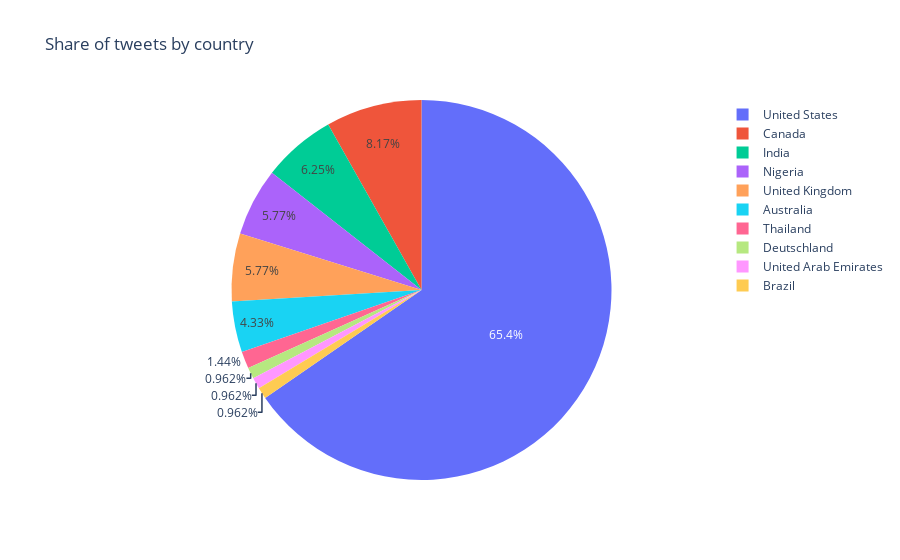

The code cell stored with this chart in its notebook:
### Markdown cell above
# Number of tweets ranked by countries

### Code cell
import plotly.express as px
query = 'SELECT * from tweet t INNER JOIN place p ON t.place_id = p.place_id'
d = pd.read_sql_query(query, conn)

s = d.country.value_counts()
country_df = pd.DataFrame({'country':s.index, 'count':s.values})

fig = px.pie(country_df[:10], values='count', names='country', title='Share of tweets by country')
fig.show()

### Figure 1 — Plotly figure (JSON) as saved in the notebook; plotly's stock layout.template omitted (floating-point values rounded to 4 significant figures)
{"data": [{"domain": {"x": [0, 1], "y": [0, 1]}, "hovertemplate": "country=%{label}<br>count=%{value}<extra></extra>", "labels": ["United States", "Canada", "India", "Nigeria", "United Kingdom", "Australia", "Thailand", "Deutschland", "United Arab Emirates", "Brazil"], "legendgroup": "", "name": "", "showlegend": true, "type": "pie", "values": [136, 17, 13, 12, 12, 9, 3, 2, 2, 2]}], "layout": {"legend": {"tracegroupgap": 0}, "title": {"text": "Share of tweets by country"}}}
